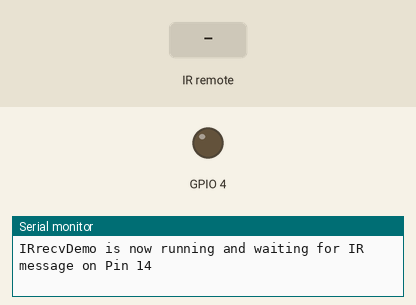
Simulated run of this sketch. Board: ESP8266 (NodeMCU). On the bench: output pins drawn as LEDs (lit = HIGH), the last lines printed to the serial monitor. The test bench sets the inputs (shaded band).

Above: at 1.2 s.
1.3 s: infrared code 0xFF30CF received
At 2.1 s:
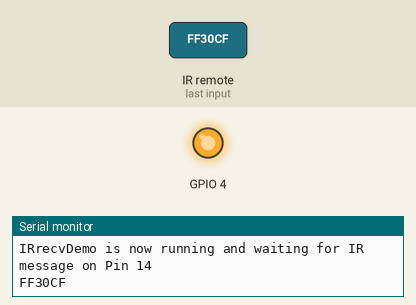
2.9 s: infrared code 0xFF18E7 received
At 4.8 s:
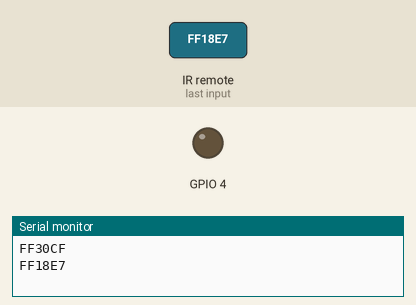
5.1 s: infrared code 0xFFD827 received
At 6.7 s:
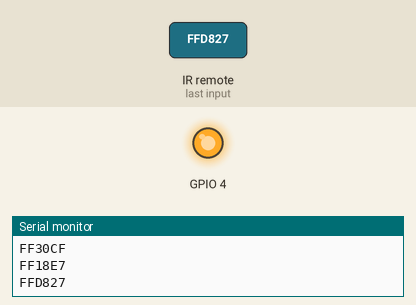
Timing chart, 0 to 8.2 s (numbered marks = the images above; inputs shaded):
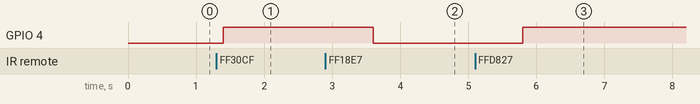

Measured:
- after the input at 1.3 s, GPIO 4: LOW → HIGH after 0.10 s
- after the input at 2.9 s, GPIO 4: HIGH → LOW after 0.70 s
- after the input at 5.1 s, GPIO 4: LOW → HIGH after 0.70 s

The sketch:

ir_remote_esp8266.ino
```cpp
// (licence header left out)
#include <Arduino.h>
#include <IRremoteESP8266.h>
#include <IRrecv.h>
#include <IRutils.h>

// An IR detector/demodulator is connected to GPIO pin 14(D5 on a NodeMCU
// board).
// Note: GPIO 16 won't work on the ESP8266 as it does not have interrupts.
const uint16_t kRecvPin = 14;

IRrecv irrecv(kRecvPin);

decode_results results;

void setup() {
  Serial.begin(115200);
  irrecv.enableIRIn();  // Start the receiver
  while (!Serial)  // Wait for the serial connection to be establised.
    delay(1000);
  Serial.println();
  Serial.print("IRrecvDemo is now running and waiting for IR message on Pin ");
  Serial.println(kRecvPin);
  pinMode(4, OUTPUT);
}

void loop() {
  if (irrecv.decode(&results)) {
    // print() & println() can't handle printing long longs. (uint64_t)
    serialPrintUint64(results.value, HEX);
    Serial.println("");
    irrecv.resume();
 }
  delay(100);
  switch(results.value){
    case 0xFF30CF:{
     (digitalWrite(4, HIGH));
     delay(1000);
     break;
    }
    case 0xFF18E7:{
     (digitalWrite(4, LOW));
     delay(1000);
     break;
    }
    case 0xFFD827:{
     (digitalWrite(4, HIGH));
     delay(1000);
     break;
    }
    case 0xFFF807:{
     (digitalWrite(4, LOW));
     delay(1000);
     break;
    }
  }
}
```
